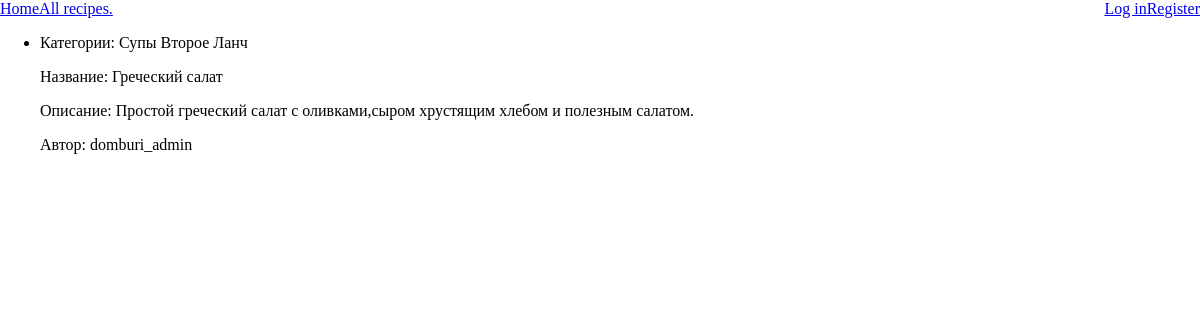
Screenshot of /recipes/recipes/2 with the database file from the repository.
### recipes/models.py (models this page shows, shortened)
class Category(models.Model):
    name = CharField(null=False, max_length=30)
    description = TextField(max_length=200, null=False, blank=True)

class Recipe(models.Model):
    name = CharField(max_length=40, null=False)
    description = TextField(max_length=2000, null=False, blank=True)
    cooking_steps = IntegerField(default=1)
    cooking_time = IntegerField(default=5)
    image = ImageField(null=True, blank=True)
    author = ForeignKey(User, on_delete=models.CASCADE, related_name='recipe')
    categories = ManyToManyField("Category", related_name='recipes')
    class Meta:
        ordering = ['pk']

### recipes/views.py (the view)
# urls.py: path("recipes/<int:pk>", RecipeDetailView.as_view(), name='recipe_detail'),
class RecipeDetailView(DetailView):
    model = Recipe
    context_object_name = 'recipe'
    template_name = 'recipes/detailed_recipe.html'

### recipes/templates/recipes/detailed_recipe.html (shortened to what this page needs)
{% extends "./base.html" %}
{% block body %}
<div>
    {% if recipe %}
    <ul>
        <li>
            {% if recipe.categories %}
            <p>
                Категории:
                {% for category in recipe.categories.all %}
                {{ category.name }}
                {% endfor %}
            </p>
            {% endif %}
            <p>Название: {{ recipe.name }}</p>
            <p>Описание: {{ recipe.description }}</p>
            <p>Автор: {{ recipe.author }}</p>
        </li>
        <br>
    </ul>
    {% else %}
    <span>No data here yet.</span>
    {% endif %}
</div>
{% endblock %}

### recipes/templates/recipes/base.html (style rules this page uses)
body, html { margin: 0; padding: 0; font-size: 20 px; }

### rows the page displays
Category: name "Супы"
Category: name "Второе"
Category: name "Ланч"
Recipe: name "Греческий салат", description "Простой греческий салат с оливками,сыром хрустящим хлебом и полезным салатом.", author "domburi_admin"
